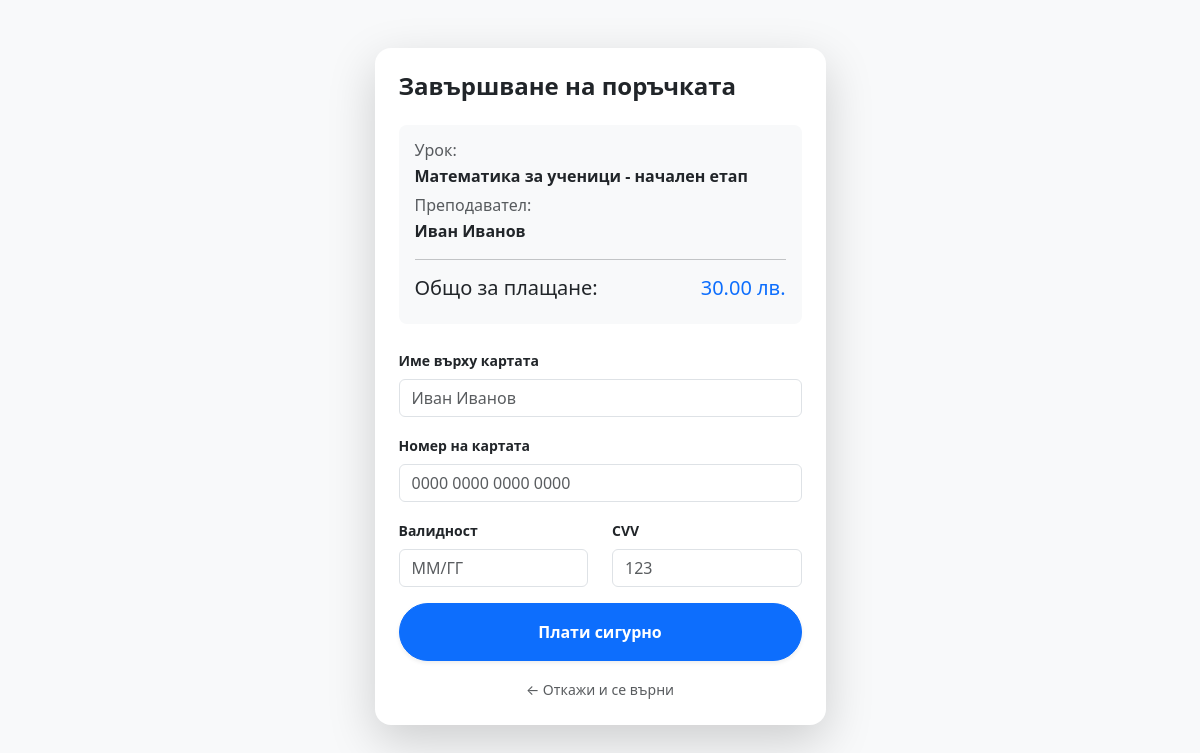
The page /checkout/3 (signed in) on the database its author committed.
### app/models.py (models this page shows)
class Lesson(Base):
    __tablename__ = "lessons"
    id = Column(Integer, primary_key=True, index=True)
    subject = Column(String)
    category = Column(String)
    price = Column(Float)
    teacher_id = Column(Integer, ForeignKey("users.id"))
    teacher_name = Column(String)
    latitude = Column(Float)
    longitude = Column(Float)
    is_active = Column(Boolean, default=True)
    teacher = relationship("User", back_populates="lessons")

### app/main.py (the view)
@app.get("/checkout/{lesson_id}", response_class=HTMLResponse)
def checkout_page(lesson_id: int, request: Request, db: Session = Depends(get_db),
                  current_user_id: str = Cookie(None)) -> Any:
    if not current_user_id:
        return RedirectResponse(url="/login", status_code=303)
    lesson = db.query(models.Lesson).filter(models.Lesson.id == lesson_id).first()
    if not lesson:
        return RedirectResponse(url="/", status_code=303)
    return templates.TemplateResponse("checkout.html", {"request": request, "lesson": lesson, "user_id": current_user_id})

### templates/checkout.html (shortened to what this page needs)
<!DOCTYPE html>
<html lang="bg">
<head>
    <link href="https://cdn.jsdelivr.net/npm/bootstrap@5.3.0/dist/css/bootstrap.min.css" rel="stylesheet">
</head>
<body class="bg-light">
    <div class="container py-5">
        <div class="row justify-content-center">
            <div class="col-md-8 col-lg-5">
                <div class="card shadow-lg border-0 rounded-4">
                    <div class="card-body p-4">
                        <h4 class="fw-bold mb-4">Завършване на поръчката</h4>
                        <div class="bg-light p-3 rounded-3 mb-4">
                            <h6 class="text-muted mb-1">Урок:</h6>
                            <p class="fw-bold mb-2">{{ lesson.subject }}</p>
                            <h6 class="text-muted mb-1">Преподавател:</h6>
                            <p class="fw-bold mb-2">{{ lesson.teacher_name }}</p>
                            <hr>
                            <div class="d-flex justify-content-between">
                                <span class="h5">Общо за плащане:</span>
                                <span class="h5 text-primary">{{ "%.2f"|format(lesson.price) }} лв.</span>
                            </div>
                        </div>
                        <form action="/process-payment/{{ lesson.id }}" method="post">
                            <div class="mb-3">
                                <label class="form-label small fw-bold">Име върху картата</label>
                                <input type="text" class="form-control" placeholder="Иван Иванов" required>
                            </div>
                            <div class="mb-3">
                                <label class="form-label small fw-bold">Номер на картата</label>
                                <input type="text" class="form-control" placeholder="0000 0000 0000 0000" required>
                            </div>
                            <div class="row">
                                <div class="col-6 mb-3">
                                    <label class="form-label small fw-bold">Валидност</label>
                                    <input type="text" class="form-control" placeholder="ММ/ГГ" required>
                                </div>
                                <div class="col-6 mb-3">
                                    <label class="form-label small fw-bold">CVV</label>
                                    <input type="text" class="form-control" placeholder="123" required>
                                </div>
                            </div>
                            <button type="submit" class="btn btn-primary w-100 py-3 fw-bold rounded-pill shadow-sm">Плати сигурно</button>
                        </form>
                        <div class="text-center mt-3">
                            <a href="/" class="text-muted small text-decoration-none">← Откажи и се върни</a>
                        </div>
                    </div>
                </div>
            </div>
        </div>
    </div>
</body>
</html>

### rows shown on the page
Lesson: subject "Математика за ученици - начален етап", teacher_name "Иван Иванов", price "30.00"
